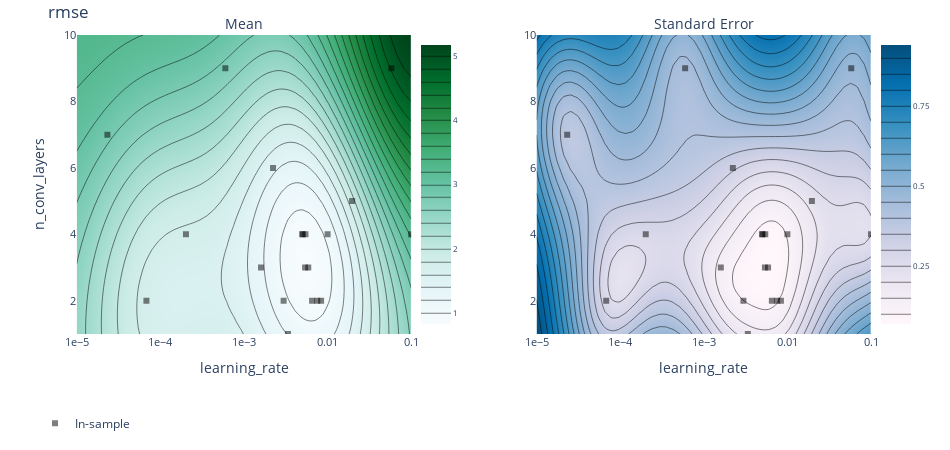

Notebook cell for this chart:
### Code cell
render(ax_client.get_contour_plot(param_x="learning_rate", param_y="n_conv_layers", metric_name="rmse"))

### Figure 1 — Plotly figure (JSON) as saved in the notebook; plotly's stock layout.template omitted (floating-point values rounded to 4 significant figures; data arrays with more than 128 entries replaced by an {"elided": "..."} marker saying what was removed)
{"data": [{"autocolorscale": false, "autocontour": true, "colorbar": {"tickfont": {"size": 8}, "ticksuffix": "", "x": 0.45, "y": 0.5}, "colorscale": [[0, "rgb(247,252,253)"], [0.125, "rgb(229,245,249)"], [0.25, "rgb(204,236,230)"], [0.375, "rgb(153,216,201)"], [0.5, "rgb(102,194,164)"], [0.625, "rgb(65,174,118)"], [0.75, "rgb(35,139,69)"], [0.875, "rgb(0,109,44)"], [1, "rgb(0,68,27)"]], "contours": {"coloring": "heatmap"}, "hoverinfo": "x+y+z", "ncontours": 25, "type": "contour", "x": [1e-05, 1.207e-05, 1.456e-05, 1.758e-05, 2.121e-05, 2.56e-05, 3.089e-05, 3.728e-05, 4.498e-05, 5.429e-05, 6.551e-05, 7.906e-05, 9.541e-05, 0.0001151, 0.0001389, 0.0001677, 0.0002024, 0.0002442, 0.0002947, 0.0003556, 0.0004292, 0.0005179, 0.0006251, 0.0007543, 0.0009103, 0.001099, 0.001326, 0.0016, 0.001931, 0.00233, 0.002812, 0.003393, 0.004095, 0.004942, 0.005964, 0.007197, 0.008685, 0.01048, 0.01265, 0.01526, 0.01842, 0.02223, 0.02683, 0.03237, 0.03907, 0.04715, 0.0569, 0.06866, 0.08286, 0.1], "xaxis": "x", "y": [1, 1.184, 1.367, 1.551, 1.735, 1.918, 2.102, 2.286, 2.469, 2.653, 2.837, 3.02, 3.204, 3.388, 3.571, 3.755, 3.939, 4.122, 4.306, 4.49, 4.673, 4.857, 5.041, 5.224, 5.408, 5.592, 5.776, 5.959, 6.143, 6.327, 6.51, 6.694, 6.878, 7.061, 7.245, 7.429, 7.612, 7.796, 7.98, 8.163, 8.347, 8.531, 8.714, 8.898, 9.082, 9.265, 9.449, 9.633, 9.816, 10], "yaxis": "y", "z": {"elided": "50x50 float values"}, "zauto": true, "zmax": 5.175, "zmin": -5.175}, {"autocolorscale": false, "autocontour": true, "colorbar": {"tickfont": {"size": 8}, "ticksuffix": "", "x": 1, "y": 0.5}, "colorscale": [[0, "rgb(255,247,251)"], [0.1429, "rgb(236,231,242)"], [0.2857, "rgb(208,209,230)"], [0.4286, "rgb(166,189,219)"], [0.5714, "rgb(116,169,207)"], [0.7143, "rgb(54,144,192)"], [0.8571, "rgb(5,112,176)"], [1, "rgb(3,78,123)"]], "contours": {"coloring": "heatmap"}, "hoverinfo": "x+y+z", "ncontours": 25, "type": "contour", "x": [1e-05, 1.207e-05, 1.456e-05, 1.758e-05, 2.121e-05, 2.56e-05, 3.089e-05, 3.728e-05, 4.498e-05, 5.429e-05, 6.551e-05, 7.906e-05, 9.541e-05, 0.0001151, 0.0001389, 0.0001677, 0.0002024, 0.0002442, 0.0002947, 0.0003556, 0.0004292, 0.0005179, 0.0006251, 0.0007543, 0.0009103, 0.001099, 0.001326, 0.0016, 0.001931, 0.00233, 0.002812, 0.003393, 0.004095, 0.004942, 0.005964, 0.007197, 0.008685, 0.01048, 0.01265, 0.01526, 0.01842, 0.02223, 0.02683, 0.03237, 0.03907, 0.04715, 0.0569, 0.06866, 0.08286, 0.1], "xaxis": "x2", "y": [1, 1.184, 1.367, 1.551, 1.735, 1.918, 2.102, 2.286, 2.469, 2.653, 2.837, 3.02, 3.204, 3.388, 3.571, 3.755, 3.939, 4.122, 4.306, 4.49, 4.673, 4.857, 5.041, 5.224, 5.408, 5.592, 5.776, 5.959, 6.143, 6.327, 6.51, 6.694, 6.878, 7.061, 7.245, 7.429, 7.612, 7.796, 7.98, 8.163, 8.347, 8.531, 8.714, 8.898, 9.082, 9.265, 9.449, 9.633, 9.816, 10], "yaxis": "y2", "z": {"elided": "50x50 float values"}}, {"hoverinfo": "text", "legendgroup": "In-sample", "marker": {"color": "black", "opacity": 0.5, "symbol": 1}, "mode": "markers", "name": "In-sample", "text": ["Arm 0_0<br>rmse: 0.835983 (SEM: None)<br>hidden_nodes: 60<br>n_conv_layers: 4<br>n_hidden_layers: 2<br>learning_rate: 0.01", "Arm 1_0<br>rmse: 2.88806 (SEM: None)<br>hidden_nodes: 91<br>n_conv_layers: 7<br>n_hidden_layers: 2<br>learning_rate: 2.32317e-05", "Arm 2_0<br>rmse: 0.95835 (SEM: None)<br>hidden_nodes: 44<br>n_conv_layers: 2<br>n_hidden_layers: 7<br>learning_rate: 0.006523", "Arm 3_0<br>rmse: 2.88036 (SEM: None)<br>hidden_nodes: 12<br>n_conv_layers: 9<br>n_hidden_layers: 5<br>learning_rate: 0.000598096", "Arm 4_0<br>rmse: 3.05826 (SEM: None)<br>hidden_nodes: 56<br>n_conv_layers: 5<br>n_hidden_layers: 9<br>learning_rate: 0.0196451", "Arm 5_0<br>rmse: 1954.8 (SEM: None)<br>hidden_nodes: 72<br>n_conv_layers: 9<br>n_hidden_layers: 7<br>learning_rate: 0.05805", "Arm 6_0<br>rmse: 1.66065 (SEM: None)<br>hidden_nodes: 28<br>n_conv_layers: 4<br>n_hidden_layers: 1<br>learning_rate: 0.000202148", "Arm 7_0<br>rmse: 1.90797 (SEM: None)<br>hidden_nodes: 38<br>n_conv_layers: 6<br>n_hidden_layers: 9<br>learning_rate: 0.0022246", "Arm 8_0<br>rmse: 1.74781 (SEM: None)<br>hidden_nodes: 85<br>n_conv_layers: 2<br>n_hidden_layers: 3<br>learning_rate: 6.80335e-05", "Arm 9_0<br>rmse: 0.92826 (SEM: None)<br>hidden_nodes: 58<br>n_conv_layers: 2<br>n_hidden_layers: 2<br>learning_rate: 0.00297917", "Arm 10_0<br>rmse: 1.44886 (SEM: None)<br>hidden_nodes: 48<br>n_conv_layers: 3<br>n_hidden_layers: 5<br>learning_rate: 0.00159808", "Arm 11_0<br>rmse: 1.62365 (SEM: None)<br>hidden_nodes: 26<br>n_conv_layers: 1<br>n_hidden_layers: 9<br>learning_rate: 0.00336318", "Arm 12_0<br>rmse: 2.94629 (SEM: None)<br>hidden_nodes: 56<br>n_conv_layers: 4<br>n_hidden_layers: 1<br>learning_rate: 0.1", "Arm 13_0<br>rmse: 1.06906 (SEM: None)<br>hidden_nodes: 52<br>n_conv_layers: 2<br>n_hidden_layers: 1<br>learning_rate: 0.0083608", "Arm 14_0<br>rmse: 0.999747 (SEM: None)<br>hidden_nodes: 93<br>n_conv_layers: 4<br>n_hidden_layers: 3<br>learning_rate: 0.00500997", "Arm 15_0<br>rmse: 1.07283 (SEM: None)<br>hidden_nodes: 19<br>n_conv_layers: 4<br>n_hidden_layers: 3<br>learning_rate: 0.00543474", "Arm 16_0<br>rmse: 0.912868 (SEM: None)<br>hidden_nodes: 61<br>n_conv_layers: 3<br>n_hidden_layers: 3<br>learning_rate: 0.00587078", "Arm 17_0<br>rmse: 1.07087 (SEM: None)<br>hidden_nodes: 100<br>n_conv_layers: 2<br>n_hidden_layers: 4<br>learning_rate: 0.00752474", "Arm 18_0<br>rmse: 0.759584 (SEM: None)<br>hidden_nodes: 88<br>n_conv_layers: 4<br>n_hidden_layers: 1<br>learning_rate: 0.00501084", "Arm 19_0<br>rmse: 1.14746 (SEM: None)<br>hidden_nodes: 10<br>n_conv_layers: 3<br>n_hidden_layers: 1<br>learning_rate: 0.00538156"], "type": "scatter", "x": [0.01, 2.323e-05, 0.006523, 0.0005981, 0.01965, 0.05805, 0.0002021, 0.002225, 6.803e-05, 0.002979, 0.001598, 0.003363, 0.1, 0.008361, 0.00501, 0.005435, 0.005871, 0.007525, 0.005011, 0.005382], "xaxis": "x", "y": [4, 7, 2, 9, 5, 9, 4, 6, 2, 2, 3, 1, 4, 2, 4, 4, 3, 2, 4, 3], "yaxis": "y"}, {"hoverinfo": "text", "legendgroup": "In-sample", "marker": {"color": "black", "opacity": 0.5, "symbol": 1}, "mode": "markers", "name": "In-sample", "showlegend": false, "text": ["Arm 0_0<br>rmse: 0.835983 (SEM: None)<br>hidden_nodes: 60<br>n_conv_layers: 4<br>n_hidden_layers: 2<br>learning_rate: 0.01", "Arm 1_0<br>rmse: 2.88806 (SEM: None)<br>hidden_nodes: 91<br>n_conv_layers: 7<br>n_hidden_layers: 2<br>learning_rate: 2.32317e-05", "Arm 2_0<br>rmse: 0.95835 (SEM: None)<br>hidden_nodes: 44<br>n_conv_layers: 2<br>n_hidden_layers: 7<br>learning_rate: 0.006523", "Arm 3_0<br>rmse: 2.88036 (SEM: None)<br>hidden_nodes: 12<br>n_conv_layers: 9<br>n_hidden_layers: 5<br>learning_rate: 0.000598096", "Arm 4_0<br>rmse: 3.05826 (SEM: None)<br>hidden_nodes: 56<br>n_conv_layers: 5<br>n_hidden_layers: 9<br>learning_rate: 0.0196451", "Arm 5_0<br>rmse: 1954.8 (SEM: None)<br>hidden_nodes: 72<br>n_conv_layers: 9<br>n_hidden_layers: 7<br>learning_rate: 0.05805", "Arm 6_0<br>rmse: 1.66065 (SEM: None)<br>hidden_nodes: 28<br>n_conv_layers: 4<br>n_hidden_layers: 1<br>learning_rate: 0.000202148", "Arm 7_0<br>rmse: 1.90797 (SEM: None)<br>hidden_nodes: 38<br>n_conv_layers: 6<br>n_hidden_layers: 9<br>learning_rate: 0.0022246", "Arm 8_0<br>rmse: 1.74781 (SEM: None)<br>hidden_nodes: 85<br>n_conv_layers: 2<br>n_hidden_layers: 3<br>learning_rate: 6.80335e-05", "Arm 9_0<br>rmse: 0.92826 (SEM: None)<br>hidden_nodes: 58<br>n_conv_layers: 2<br>n_hidden_layers: 2<br>learning_rate: 0.00297917", "Arm 10_0<br>rmse: 1.44886 (SEM: None)<br>hidden_nodes: 48<br>n_conv_layers: 3<br>n_hidden_layers: 5<br>learning_rate: 0.00159808", "Arm 11_0<br>rmse: 1.62365 (SEM: None)<br>hidden_nodes: 26<br>n_conv_layers: 1<br>n_hidden_layers: 9<br>learning_rate: 0.00336318", "Arm 12_0<br>rmse: 2.94629 (SEM: None)<br>hidden_nodes: 56<br>n_conv_layers: 4<br>n_hidden_layers: 1<br>learning_rate: 0.1", "Arm 13_0<br>rmse: 1.06906 (SEM: None)<br>hidden_nodes: 52<br>n_conv_layers: 2<br>n_hidden_layers: 1<br>learning_rate: 0.0083608", "Arm 14_0<br>rmse: 0.999747 (SEM: None)<br>hidden_nodes: 93<br>n_conv_layers: 4<br>n_hidden_layers: 3<br>learning_rate: 0.00500997", "Arm 15_0<br>rmse: 1.07283 (SEM: None)<br>hidden_nodes: 19<br>n_conv_layers: 4<br>n_hidden_layers: 3<br>learning_rate: 0.00543474", "Arm 16_0<br>rmse: 0.912868 (SEM: None)<br>hidden_nodes: 61<br>n_conv_layers: 3<br>n_hidden_layers: 3<br>learning_rate: 0.00587078", "Arm 17_0<br>rmse: 1.07087 (SEM: None)<br>hidden_nodes: 100<br>n_conv_layers: 2<br>n_hidden_layers: 4<br>learning_rate: 0.00752474", "Arm 18_0<br>rmse: 0.759584 (SEM: None)<br>hidden_nodes: 88<br>n_conv_layers: 4<br>n_hidden_layers: 1<br>learning_rate: 0.00501084", "Arm 19_0<br>rmse: 1.14746 (SEM: None)<br>hidden_nodes: 10<br>n_conv_layers: 3<br>n_hidden_layers: 1<br>learning_rate: 0.00538156"], "type": "scatter", "x": [0.01, 2.323e-05, 0.006523, 0.0005981, 0.01965, 0.05805, 0.0002021, 0.002225, 6.803e-05, 0.002979, 0.001598, 0.003363, 0.1, 0.008361, 0.00501, 0.005435, 0.005871, 0.007525, 0.005011, 0.005382], "xaxis": "x2", "y": [4, 7, 2, 9, 5, 9, 4, 6, 2, 2, 3, 1, 4, 2, 4, 4, 3, 2, 4, 3], "yaxis": "y2"}], "layout": {"annotations": [{"font": {"size": 14}, "showarrow": false, "text": "Mean", "x": 0.25, "xanchor": "center", "xref": "paper", "y": 1, "yanchor": "bottom", "yref": "paper"}, {"font": {"size": 14}, "showarrow": false, "text": "Standard Error", "x": 0.8, "xanchor": "center", "xref": "paper", "y": 1, "yanchor": "bottom", "yref": "paper"}], "autosize": false, "height": 450, "hovermode": "closest", "legend": {"orientation": "h", "x": 0, "y": -0.25}, "margin": {"b": 100, "l": 35, "pad": 0, "r": 35, "t": 35}, "title": {"text": "rmse"}, "width": 950, "xaxis": {"anchor": "y", "autorange": false, "domain": [0.05, 0.45], "exponentformat": "e", "range": [-5, -1], "tickfont": {"size": 11}, "tickmode": "auto", "title": {"text": "learning_rate"}, "type": "log"}, "xaxis2": {"anchor": "y2", "autorange": false, "domain": [0.6, 1], "exponentformat": "e", "range": [-5, -1], "tickfont": {"size": 11}, "tickmode": "auto", "title": {"text": "learning_rate"}, "type": "log"}, "yaxis": {"anchor": "x", "autorange": false, "domain": [0, 1], "exponentformat": "e", "range": [1, 10], "tickfont": {"size": 11}, "tickmode": "auto", "title": {"text": "n_conv_layers"}, "type": "linear"}, "yaxis2": {"anchor": "x2", "autorange": false, "domain": [0, 1], "exponentformat": "e", "range": [1, 10], "tickfont": {"size": 11}, "tickmode": "auto", "type": "linear"}}}
